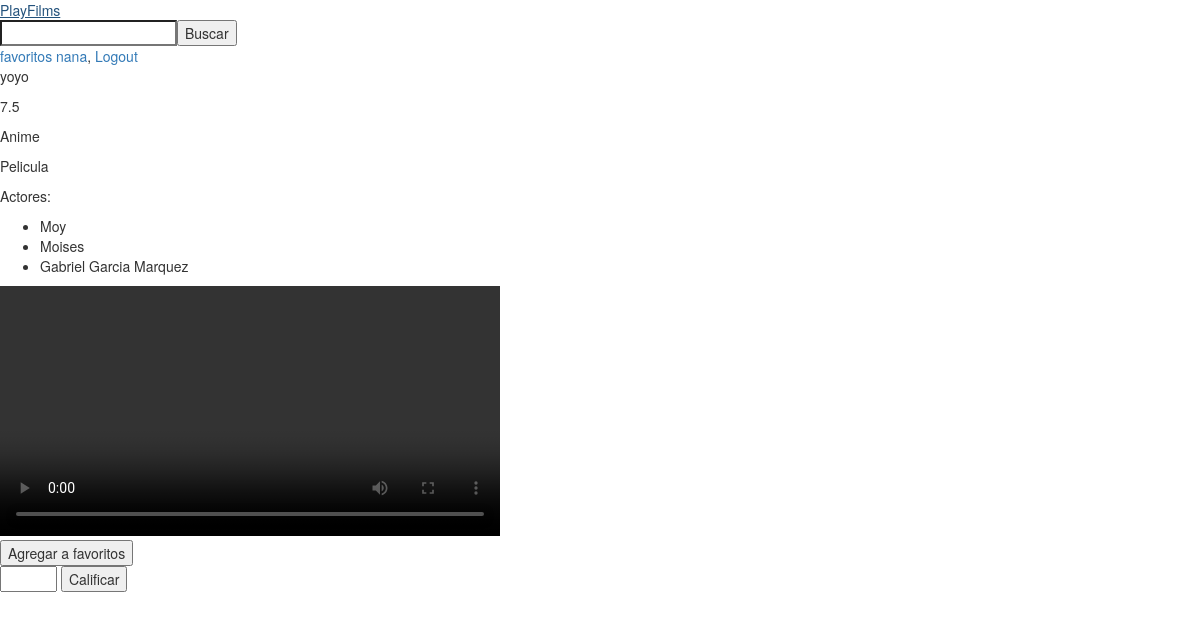
/catalogo/pelicula/2/ (signed in), run on the app's committed database.
### catalogue/models.py (models this page shows, shortened)
class Content(models.Model):
    type_of_content_choices = (
        (1, "Pelicula"),
        (2, "Serie")
    )
    title = models.CharField(max_length=100)
    content_file = models.FileField(upload_to='content', blank=True)
    score = models.FloatField(default=5)
    actors = models.ManyToManyField(Actor, blank=True)
    type_of_content = models.IntegerField(choices=type_of_content_choices)
    category = models.ForeignKey(Category)
    cover = models.ImageField(upload_to='covers', blank=True)
    class Meta():
        ordering = ['title', 'score']
    def player(self):
        return """
        <video controls width="200">
          <source src="%s" type="video/mp4">
        Your browser does not support the video element.
        </video>""" % self.content_file.url
    player.allow_tags = True

class Category(models.Model):
    name = models.CharField(max_length=100)
    def __str__(self):
        return self.name

class Actor(models.Model):
    name = models.CharField(max_length=255)
    rol = models.CharField(max_length=45)

### catalogue/views.py (the view)
# urls.py: url(r'^pelicula/(?P<pk>[0-9]+)/$', views.film_detail, name='pelicula'),
@login_required(login_url='/user/login/')
def film_detail(request, pk):
    film = Content.objects.get(pk=pk)
    data = cargar_info_usuario(request)
    temp_user = request.user.userprofile
    if History.objects.filter(user_profile=temp_user, content=film, is_favorite=True).exists():
        data['fav_submit'] = 'Quitar de favoritos'
    else:
        data['fav_submit'] = 'Agregar a favoritos'
    return render(request, 'pelicula.html', {'film': film, 'data': data})

### catalogue/views.py (called while the page is built)
def cargar_info_usuario(request):
    is_auth = False
    username = None
    if request.user.is_authenticated():
        is_auth = True
        username = request.user.username
    data = {
        'is_auth': is_auth,
        'username': username,
    }
    return data

### templates/pelicula.html (shortened to what this page needs)
{% extends 'base.html' %}
{% block content %}
    <p>{{ film.title }}</p>
    <p id="puntaje">{{ film.score }}</p>
    <p>{{ film.category }}</p>
    <p>{{ film.get_type_of_content_display }}</p>
    <p>Actores: </p>
    <ul>
        {% for actor in film.actors.all %}
            <li>{{ actor.name }} {{ actor.role }}</li>
        {% endfor %}
    </ul>
    <video controls width="500">
        <source src="{{ film.content_file.url }}" type="video/mp4">
    </video>
    <form action="{% url 'catalogue:agregar' %}" method="GET" id="favorito">
        <input type="submit" id="submit-favorito" value="{{ data.fav_submit }}">
    </form>
    <form action="{% url 'catalogue:puntuar' %}" method="GET" id="puntuar">
        <input type="number" min="0" max="10" id="calificacion" required>
        <input type="submit" value="Calificar">
    </form>
{% endblock %}

### templates/base.html (shortened to what this page needs)
{% load staticfiles %}
<!DOCTYPE html>
<html>
<head>
    <link rel="stylesheet" href="{% static 'css/bootstrap.min.css' %}">
    <link rel="stylesheet" href="{% static 'css/bootstrap-theme.min.css' %}">
</head>
<body>
<header>
    <div><a href="{%  url 'catalogue:content' %}">PlayFilms</a></div>
    <div>
        {% if data.is_auth %}
            <form action="{%  url 'catalogue:content' %}" method="get">
                <input id="buscar" type="search" name="q"><input type="submit" value="Buscar">
            </form>
            <a href="{% url 'user:favorites' %}">favoritos</a>
            <a href="">{{ data.username }}</a>, <a href="{% url 'user:logout' %}">Logout</a>
        {% endif %}
    </div>
</header>
    {% block content %}
    {% endblock %}
</body>
</html>

### data on the page
Content: title "yoyo", score "7.5", category "Anime", type_of_content "Pelicula"
Actor: name "Moy"
Actor: name "Moises"
Actor: name "Gabriel Garcia Marquez"

### other printed values
{{ data.username }} "nana"
